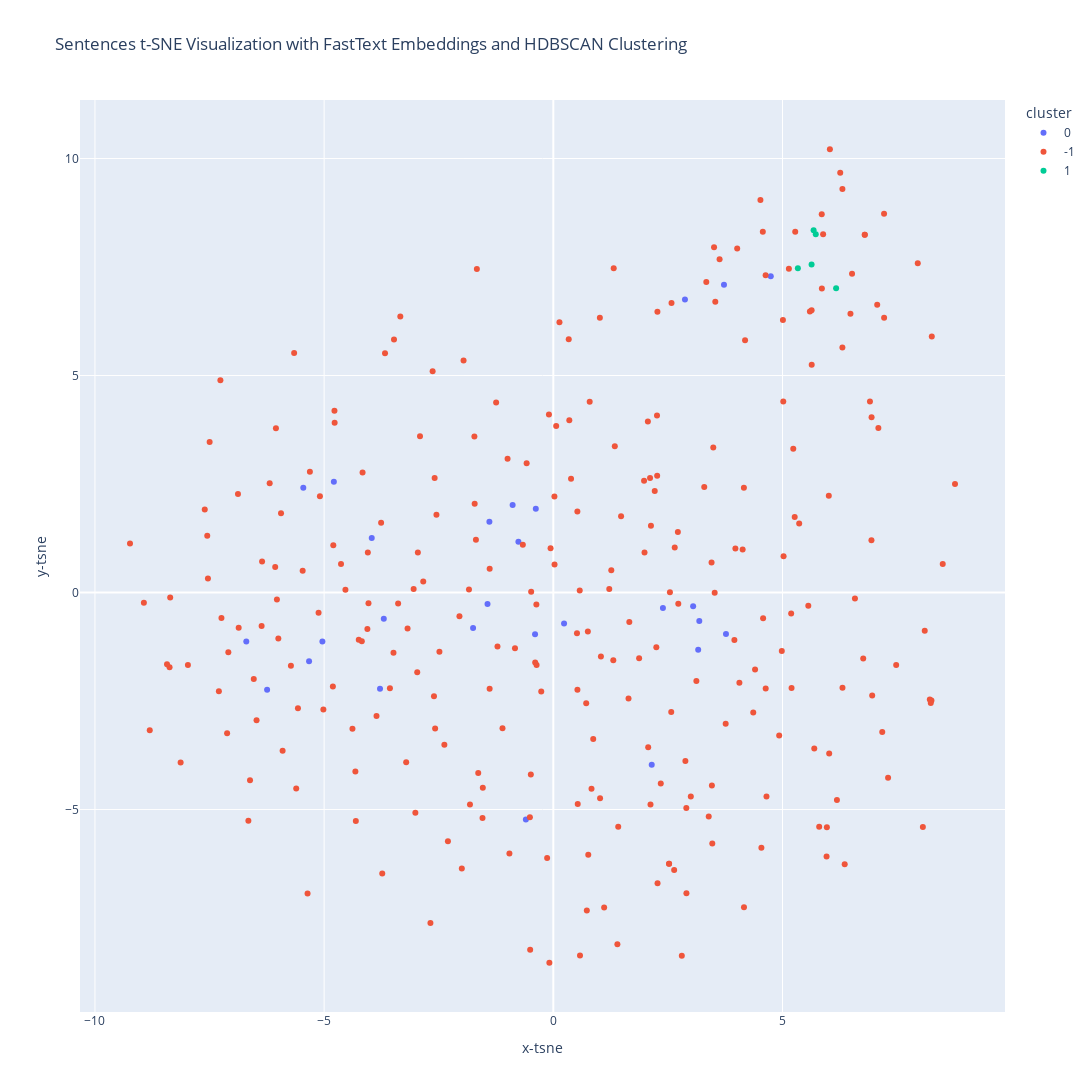

The notebook cell saved with this chart:
### Code cell
# Create interactive scatter plot
ft_df["cluster"] = ft_df["cluster"].astype(str)
fig = px.scatter(
    ft_df, x='x-tsne', y='y-tsne', color='cluster',
    hover_data={'text': True, 'label': True, "cluster": True},
    title='Sentences t-SNE Visualization with FastText Embeddings and HDBSCAN Clustering', width=1200, height=1200
)

# Show plot
fig.show()

### Figure 1 — Plotly figure (JSON) as saved in the notebook; plotly's stock layout.template omitted (floating-point values rounded to 4 significant figures; data arrays with more than 128 entries replaced by an {"elided": "..."} marker saying what was removed)
{"data": [{"customdata": [["The film tells the story...", "film noir", "0"], ["Young sci-fi/fantasy enthusiast Gavin Gore...", "comedy", "0"], ["Nikki Singh (Akshay Oberoi) is...", "neo-noir", "0"], ["Scott (Ryan Phillippe) is a...", "romantic comedy", "0"], ["Italian aristocrat Angela Chiaromonte (Helen...", "drama", "0"], ["Struggling young actress Jenny (Marjorie...", "comedy", "0"], ["Roanne Sanchez, a young girl...", "romance, drama", "0"], ["Trust concerns the unusual romance...", "romantic comedy", "0"], ["Dharma (Anandaraj) is an auto...", "unknown", "0"], ["Jeff Hassard (Dean Jagger) and...", "western", "0"], ["Charles Kessler (Bela Lugosi) is...", "horror", "0"], ["United States Secret Service Lieutenant...", "crime", "0"], ["Two college girls, Ducky and...", "comedy", "0"], ["The film's slight storyline concerns...", "comedy", "0"], ["A blind detective, Duncan Maclain,...", "mystery", "0"], ["Big Bad Love shares its...", "drama", "0"], ["Ten-year-old Bobby (Frankie Thomas) and...", "drama", "0"], ["Agimat (Bong Revilla, Jr.) is...", "fantasy, comedy, adventure", "0"], ["A prospective settler, pioneer Bob...", "western", "0"], ["Chuck Wheeler is released from...", "drama", "0"], ["Nick and Nora Charles are...", "mystery", "0"], ["With five rival oil companies...", "crime drama", "0"], ["Rosalind Dee (DeCarlo) is a...", "film noir", "0"], ["Kaalia is an action flick...", "unknown", "0"], ["Chad (Jimmie Rodgers) is a...", "drama", "0"], ["Four friends go on a...", "drama", "0"], ["Following a series of robberies...", "western", "0"]], "hovertemplate": "cluster=%{customdata[2]}<br>x-tsne=%{x}<br>y-tsne=%{y}<br>text=%{customdata[0]}<br>label=%{customdata[1]}<extra></extra>", "legendgroup": "0", "marker": {"color": "#636efa", "symbol": "circle"}, "mode": "markers", "name": "0", "orientation": "v", "showlegend": true, "type": "scatter", "x": [-1.394, -3.781, 4.745, -0.3819, -3.961, -3.698, 3.185, 3.051, 2.872, -5.038, -4.788, -6.244, 3.767, 3.161, -5.455, 2.392, -0.8873, -0.5985, -1.436, -1.75, -0.3984, 0.2348, -5.329, 3.724, 2.147, -0.7613, -6.698], "xaxis": "x", "y": [1.631, -2.219, 7.285, 1.93, 1.254, -0.6032, -0.6568, -0.3175, 6.749, -1.127, 2.552, -2.241, -0.9535, -1.317, 2.417, -0.3577, 2.015, -5.23, -0.2642, -0.8155, -0.9606, -0.7114, -1.586, 7.093, -3.969, 1.172, -1.129], "yaxis": "y"}, {"customdata": {"elided": "268x3 str values"}, "hovertemplate": "cluster=%{customdata[2]}<br>x-tsne=%{x}<br>y-tsne=%{y}<br>text=%{customdata[0]}<br>label=%{customdata[1]}<extra></extra>", "legendgroup": "-1", "marker": {"color": "#EF553B", "symbol": "circle"}, "mode": "markers", "name": "-1", "orientation": "v", "showlegend": true, "type": "scatter", "x": {"elided": "268 float values"}, "xaxis": "x", "y": {"elided": "268 float values"}, "yaxis": "y"}, {"customdata": [["Balu (Vijayakumar) and Padma (Manjula...", "unknown", "1"], ["Akashangalil is the story of...", "family", "1"], ["Vijay (R. Sarathkumar) and Seetha...", "unknown", "1"], ["Gopal (M.G.R.) is an honest...", "unknown", "1"], ["Kumar is a young and...", "unknown", "1"]], "hovertemplate": "cluster=%{customdata[2]}<br>x-tsne=%{x}<br>y-tsne=%{y}<br>text=%{customdata[0]}<br>label=%{customdata[1]}<extra></extra>", "legendgroup": "1", "marker": {"color": "#00cc96", "symbol": "circle"}, "mode": "markers", "name": "1", "orientation": "v", "showlegend": true, "type": "scatter", "x": [5.726, 6.17, 5.679, 5.336, 5.635], "xaxis": "x", "y": [8.253, 7.01, 8.348, 7.469, 7.558], "yaxis": "y"}], "layout": {"height": 1200, "legend": {"title": {"text": "cluster"}, "tracegroupgap": 0}, "title": {"text": "Sentences t-SNE Visualization with FastText Embeddings and HDBSCAN Clustering"}, "width": 1200, "xaxis": {"anchor": "y", "domain": [0, 1], "title": {"text": "x-tsne"}}, "yaxis": {"anchor": "x", "domain": [0, 1], "title": {"text": "y-tsne"}}}}
